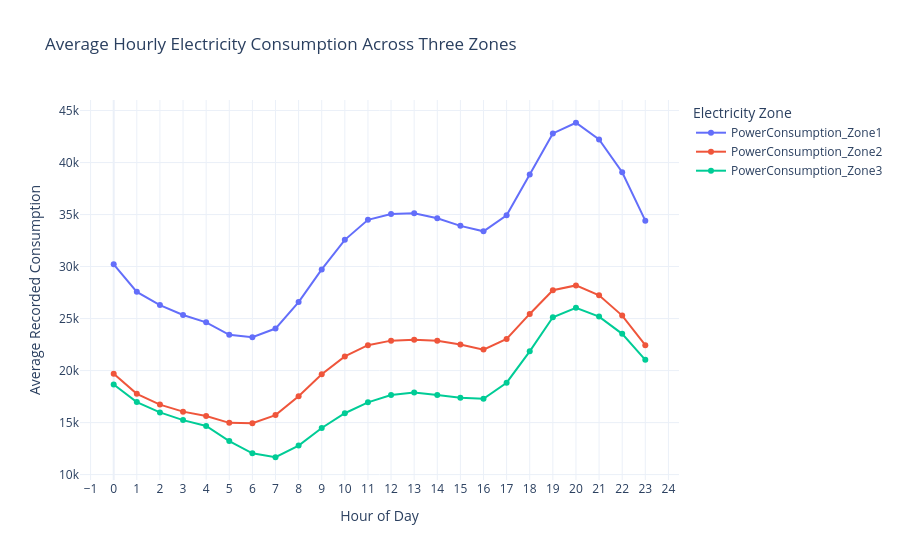

The notebook cell this image was saved under:
### Code cell
fig = px.line(
    hourly_trend_long,
    x='Hour',
    y='Average Consumption',
    color='Zone',
    markers=True,
    title='Average Hourly Electricity Consumption Across Three Zones',
    labels={
        'Hour': 'Hour of Day',
        'Average Consumption': 'Average Recorded Consumption',
        'Zone': 'Electricity Zone'
    },
    template='plotly_white'
)

fig.update_layout(
    xaxis=dict(
        tickmode='linear',
        dtick=1
    ),
    hover
    mode='x unified',
    legend_title='Electricity Zone'
)

fig.show()

### Figure 1 — Plotly figure (JSON) as saved in the notebook; plotly's stock layout.template omitted (floating-point values rounded to 4 significant figures)
{"data": [{"hovertemplate": "Electricity Zone=PowerConsumption_Zone1<br>Hour of Day=%{x}<br>Average Recorded Consumption=%{y}<extra></extra>", "legendgroup": "PowerConsumption_Zone1", "line": {"color": "#636efa", "dash": "solid"}, "marker": {"symbol": "circle"}, "mode": "lines+markers", "name": "PowerConsumption_Zone1", "orientation": "v", "showlegend": true, "type": "scatter", "x": [0, 1, 2, 3, 4, 5, 6, 7, 8, 9, 10, 11, 12, 13, 14, 15, 16, 17, 18, 19, 20, 21, 22, 23], "xaxis": "x", "y": [30220.0, 27570.0, 26290.0, 25340.0, 24630.0, 23440.0, 23200.0, 24040.0, 26580.0, 29730.0, 32570.0, 34490.0, 35050.0, 35110.0, 34640.0, 33910.0, 33390.0, 34920.0, 38850.0, 42800.0, 43820.0, 42220.0, 39070.0, 34410.0], "yaxis": "y"}, {"hovertemplate": "Electricity Zone=PowerConsumption_Zone2<br>Hour of Day=%{x}<br>Average Recorded Consumption=%{y}<extra></extra>", "legendgroup": "PowerConsumption_Zone2", "line": {"color": "#EF553B", "dash": "solid"}, "marker": {"symbol": "circle"}, "mode": "lines+markers", "name": "PowerConsumption_Zone2", "orientation": "v", "showlegend": true, "type": "scatter", "x": [0, 1, 2, 3, 4, 5, 6, 7, 8, 9, 10, 11, 12, 13, 14, 15, 16, 17, 18, 19, 20, 21, 22, 23], "xaxis": "x", "y": [19690.0, 17770.0, 16730.0, 16050.0, 15620.0, 14970.0, 14930.0, 15720.0, 17530.0, 19640.0, 21360.0, 22440.0, 22880.0, 22960.0, 22860.0, 22510.0, 22010.0, 23030.0, 25440.0, 27720.0, 28190.0, 27230.0, 25280.0, 22440.0], "yaxis": "y"}, {"hovertemplate": "Electricity Zone=PowerConsumption_Zone3<br>Hour of Day=%{x}<br>Average Recorded Consumption=%{y}<extra></extra>", "legendgroup": "PowerConsumption_Zone3", "line": {"color": "#00cc96", "dash": "solid"}, "marker": {"symbol": "circle"}, "mode": "lines+markers", "name": "PowerConsumption_Zone3", "orientation": "v", "showlegend": true, "type": "scatter", "x": [0, 1, 2, 3, 4, 5, 6, 7, 8, 9, 10, 11, 12, 13, 14, 15, 16, 17, 18, 19, 20, 21, 22, 23], "xaxis": "x", "y": [18660.0, 16970.0, 15980.0, 15240.0, 14670.0, 13230.0, 12050.0, 11670.0, 12790.0, 14480.0, 15900.0, 16950.0, 17660.0, 17890.0, 17660.0, 17380.0, 17290.0, 18830.0, 21850.0, 25130.0, 26030.0, 25190.0, 23530.0, 21030.0], "yaxis": "y"}], "layout": {"hovermode": "x unified", "legend": {"title": {"text": "Electricity Zone"}, "tracegroupgap": 0}, "title": {"text": "Average Hourly Electricity Consumption Across Three Zones"}, "xaxis": {"anchor": "y", "domain": [0, 1], "dtick": 1, "tickmode": "linear", "title": {"text": "Hour of Day"}}, "yaxis": {"anchor": "x", "domain": [0, 1], "title": {"text": "Average Recorded Consumption"}}}}
